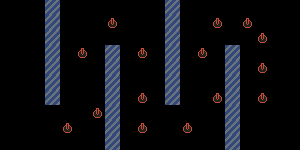

A level layout from a 2D game, rendered from its tile map. Below: a short description, then the map file with its tile-grid data intact:
An orthogonal 20x10 tile map with 15x15 px tiles, 1 tile layer (Layer) and 1 object (1).

<map version="1.2" tiledversion="1.2.4" orientation="orthogonal" renderorder="right-down" width="20" height="10" tilewidth="15" tileheight="15" infinite="0" nextlayerid="14" nextobjectid="28">
 <tileset firstgid="1" source="tileset.tsx" />
 <layer id="13" name="Layer" width="20" height="10">
  <data encoding="csv">
0,0,0,4,0,0,0,0,0,0,0,4,0,0,0,0,0,0,0,0,
0,0,0,4,0,0,0,12,0,0,0,4,0,0,12,0,12,0,0,0,
0,0,0,4,0,0,0,0,0,0,0,4,0,0,0,0,0,12,0,0,
0,0,0,4,0,12,0,4,0,12,0,4,0,12,0,4,0,0,0,0,
0,0,0,4,0,0,0,4,0,0,0,4,0,0,0,4,0,12,0,0,
0,0,0,4,0,0,0,4,0,0,0,4,0,0,0,4,0,0,0,0,
0,0,0,4,0,0,0,4,0,12,0,4,0,0,12,4,0,12,0,0,
0,0,0,0,0,0,12,4,0,0,0,0,0,0,0,4,0,0,0,0,
0,0,0,0,12,0,0,4,0,12,0,0,12,0,0,4,0,0,0,0,
0,0,0,0,0,0,0,4,0,0,0,0,0,0,0,4,0,0,0,0
</data>
 </layer>
 <objectgroup id="12" name="Point">
  <object id="27" name="1" x="15" y="30" width="15" height="15" />
 </objectgroup>
</map>